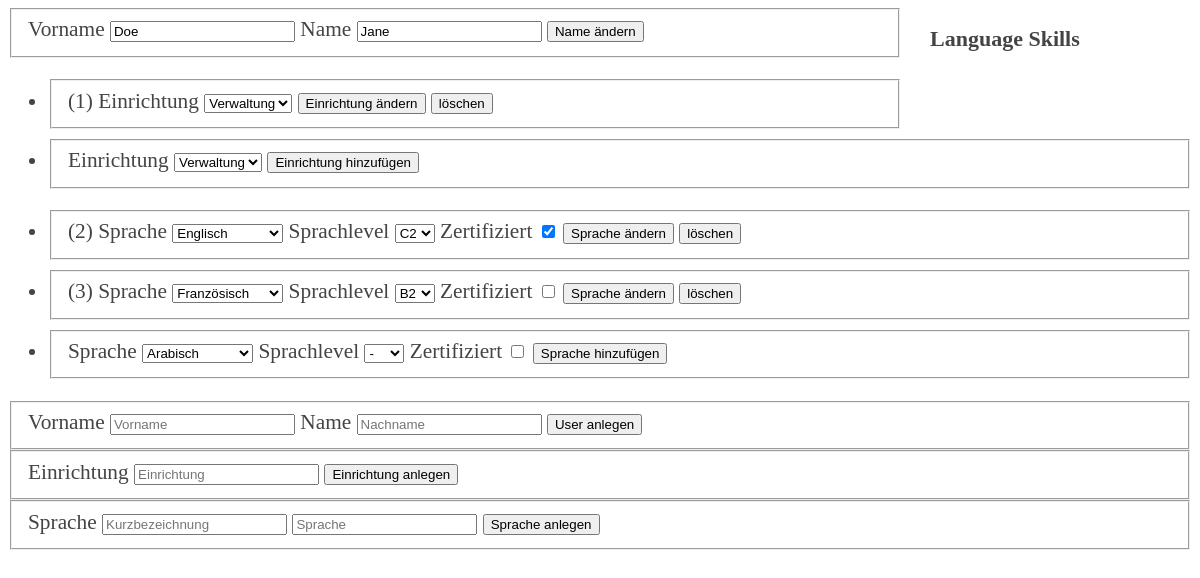
The page /?main=edituser&UserID=2 on the database its author committed.
### tables this page shows
CREATE TABLE "LanguageLink" (
	`LanguageLinkID`	INTEGER NOT NULL PRIMARY KEY AUTOINCREMENT UNIQUE,
	`UserID`	int(11) NOT NULL,
	`LanguageID`	int(11) NOT NULL,
	`SkillLevel`	varchar(2) NOT NULL,
	`zertifiziert`	INTEGER
);

CREATE TABLE "User" (
	`UserID`	INTEGER NOT NULL PRIMARY KEY AUTOINCREMENT UNIQUE,
	`UserName`	tinytext NOT NULL,
	`UserForename`	tinytext NOT NULL
);

CREATE TABLE `FacilityLink` (
	`FacilityLinkID`	INTEGER NOT NULL PRIMARY KEY AUTOINCREMENT UNIQUE,
	`UserID`	INTEGER,
	`FacilityID`	INTEGER
);

### init.php (called while the page is built, shortened)
<?php
$sprachlevel=array('-','A1','A2','B1','B2','C1','C2');
$dbfile="languageskills.db";
$db = new SQLite3($dbfile);
$results = $db->query("SELECT * FROM Language ORDER BY LanguageName ASC");
while ($row = $results->fetchArray()) {
	$sprachen[$row["LanguageID"]] = $row["LanguageName"];
}
$results = $db->query("SELECT * FROM Facility ORDER BY FacilityName ASC");
while ($row = $results->fetchArray()) {
	$einrichtungen[$row["FacilityID"]] = $row["FacilityName"];
}
?>

### edituser.php (the view, shortened to what this page needs)
<div>
<?php
$userid = $_GET['UserID'];
$userquery = 'SELECT * FROM User INNER JOIN LanguageLink ON User.UserID = LanguageLink.UserID WHERE User.UserID = '.$userid.' LIMIT 1';
$userresult = $db->query($userquery);
while ($line = $userresult->fetchArray(SQLITE3_ASSOC)) {
	?>
	<form id="userformular" action="index.php?main=changeuser" method="POST">
		<fieldset id="collaborator">
			<label for="UserForename">Vorname</label>
			<input type="text" name="UserForename" value="<?php echo $line['UserForename']; ?>">
			<label for="UserName">Name</label>
			<input type="text" name="UserName" value="<?php echo $line['UserName']; ?>">
			<button type="submit" name="action">Name ändern</button>
		</fieldset>
	</form>
	<ul class="Einrichtungen">
		<?php
		$facilityquery = "SELECT * FROM FacilityLink WHERE UserID =".$userid;
		$facilityresult = $db->query($facilityquery);
		while ($facilities = $facilityresult->fetchArray(SQLITE3_ASSOC)) {
			?>
			<li>
				<form class="einrichtungsformular" action="index.php?main=changeuser" method="POST">
					<fieldset class="einrichtungen">
						(<?php echo $facilities['FacilityID']; ?>)
						<label for="facility">Einrichtung</label>
						<select name="FacilityID" size="1">
							<?php
								foreach($einrichtungen as $EinrichtungsID => $einrichtung) {
									if ($einrichtungen[$facilities['FacilityID']]==$einrichtung) $selected=" selected";
									else unset($selected);
									echo '<option value='.$EinrichtungsID.' '.$selected.'>'.$einrichtung.'</option>';
								}
							?>
						</select>
						<button type="submit" name="action">Einrichtung ändern</button>
						<button type="submit" name="action" formaction="index.php?main=changeuser&aktion=deletefacility&FacilityLinkID=<?php echo $facilities['FacilityLinkID']; ?>">löschen</button>
					</fieldset>
				</form>
			</li>
		<?php } ?>
		<li>
			<form id="einrichtungsformular" action="index.php?main=changeuser" method="POST">
				<fieldset class="einrichtungen">
					<label for="facility">Einrichtung</label>
					<select name="FacilityID" size="1">
						<?php
							foreach($einrichtungen as $EinrichtungsID => $einrichtung) {
								echo '<option value='.$EinrichtungsID.' '.$selected.'>'.$einrichtung.'</option>';
							}
						?>
					</select>
					<button type="submit" name="action">Einrichtung hinzufügen</button>
				</fieldset>
			</form>
		</li>
	</ul>
	<ul class="LanguageSkills">
		<?php
		$languagequery = "SELECT * FROM LanguageLink WHERE UserID =".$userid;
		$languageresult = $db->query($languagequery);
		while ($languages = $languageresult->fetchArray(SQLITE3_ASSOC)) {
			?>
			<li>
				<form class="sprachenformular" action="index.php?main=changeuser" method="POST">
					<fieldset id="languages">
						(<?php echo $languages['LanguageLinkID']; ?>)
						<label for="language">Sprache</label>
						<select name="Sprache" size="1">
							<?php
								foreach($sprachen as $SprachID => $sprache) {
									if ($sprachen[$languages['LanguageID']]==$sprache) $selected=" selected";
									else unset($selected);
									echo '<option value='.$SprachID.' '.$selected.'>'.$sprache.'</option>';
								}
							?>
						</select>
						<label for="SkillLevel">Sprachlevel</label>
						<select name="SkillLevel" size="1">
							<?php
								foreach($sprachlevel as $level) {
									if ($languages['SkillLevel']==$level) $selected=" selected";
									else unset($selected);
									echo '<option '.$selected.'>'.$level.'</option>';
								}
							?>
						</select>
						<label for="zertifiziert">Zertifiziert</label>
						<input type="checkbox" name="zertifiziert" value="1" <?php if ($languages['zertifiziert']=="1") echo 'checked'; ?>>
						<button type="submit" name="action">Sprache ändern</button>
						<button type="submit" name="action" formaction="index.php?main=changeuser&aktion=deletelanguage&LanguageLinkID=<?php echo $languages['LanguageLinkID']; ?>">löschen</button>
					</fieldset>
				</form>
			</li>
		<?php } ?>
<?php } ?>
		<li>
			<form id="sprachenformular" action="index.php?main=changeuser" method="POST">
				<fieldset id="languages">
					<label for="language">Sprache</label>
					<select name="Sprache" size="1">
						<?php
							foreach($sprachen as $SprachID => $sprache) {
								echo '<option value='.$SprachID.'>'.$sprache.'</option>';
							}
						?>
					</select>
					<label for="SkillLevel">Sprachlevel</label>
					<select name="SkillLevel" size="1">
						<?php
							foreach($sprachlevel as $level) {
								echo '<option>'.$level.'</option>';
							}
						?>
					</select>
					<label for="zertifiziert">Zertifiziert</label>
					<input type="checkbox" name="zertifiziert" value="1">
					<button type="submit" name="action">Sprache hinzufügen</button>
				</fieldset>
			</form>
		</li>
	</ul>
<form id="userformular" action="index.php?main=changeuser" method="POST">
	<fieldset id="newcollaborator">
		<label for="UserForename">Vorname</label>
		<input type="text" name="UserForename" placeholder="Vorname">
		<label for="UserName">Name</label>
		<input type="text" name="UserName" placeholder="Nachname">
		<button type="submit" name="action">User anlegen</button>
	</fieldset>
</form>
<form id="facilityformular" action="index.php?main=changeuser" method="POST">
	<fieldset id="createfacility">
		<label for="Facility">Einrichtung</label>
		<input type="text" name="Facility" placeholder="Einrichtung">
		<button type="submit" name="action">Einrichtung anlegen</button>
	</fieldset>
</form>
<form id="languageformular" action="index.php?main=changeuser" method="POST">
	<fieldset id="createlanguage">
		<label for="language">Sprache</label>
		<input type="text" name="LanguageNameShort" placeholder="Kurzbezeichnung">
		<input type="text" name="LanguageName" placeholder="Sprache">
		<button type="submit" name="action">Sprache anlegen</button>
	</fieldset>
</form>
</div>

### style.css (style rules this page uses)
body { font-size: 16pt; font-family: Verdana; color:#444; }
li { margin: 10px 0; }

### rows shown on the page
languagelink: UserForename "Doe", UserName "Jane", LanguageLinkID "2", zertifiziert "☑"
facilitylink: FacilityID "1"
languagelink: LanguageLinkID "3"

### other values the page prints
form field FacilityID "Verwaltung"
form field Sprache "Englisch"
form field SkillLevel "C2"
form field Sprache "Französisch"
form field SkillLevel "B2"
form field Sprache "Arabisch"
form field SkillLevel "-"
